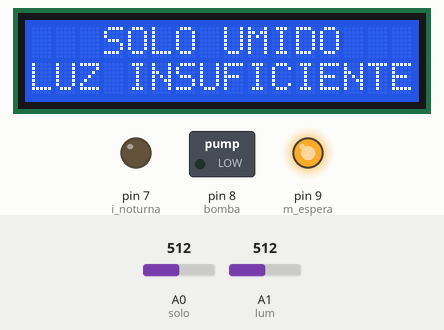
Simulated run of this sketch. Board: Arduino Uno, built with avr-gcc and run on an emulated ATmega328P. Shown: 16×2 character LCD, switched loads named in the sketch (green lamp = pin HIGH), output pins drawn as LEDs (lit = HIGH). Inputs (shaded band) come from the test bench; at power-on: A0 (solo) = 512, A1 (lum) = 512.

Above: at 5.3 s.
5.4 s: A0 (solo) set to 281
At 16.1 s:
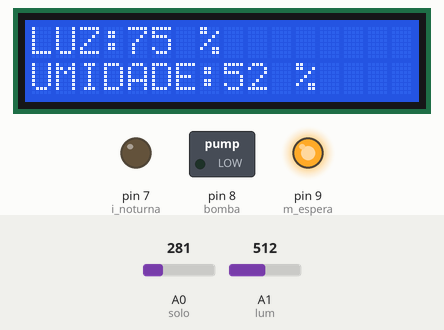
16.7 s: A0 (solo) set to 255
At 19.2 s:
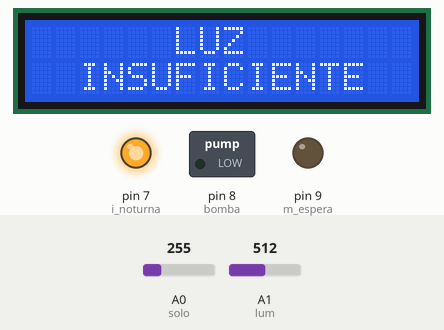
26.8 s: A1 (lum) set to 693
At 37.4 s:
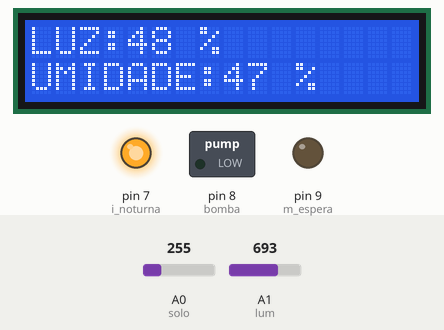
37.9 s: A1 (lum) set to 720
At 40.8 s:
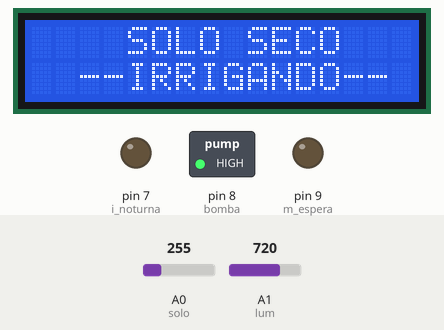
47.9 s: A0 (solo) set to 306
At 54.2 s:
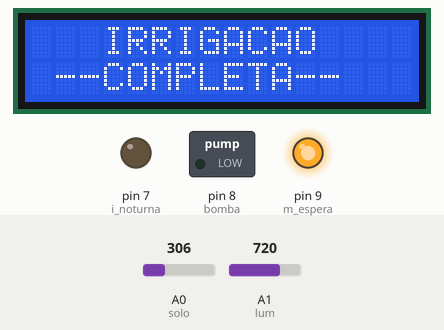
59.0 s: A1 (lum) set to 900
At 65.6 s:
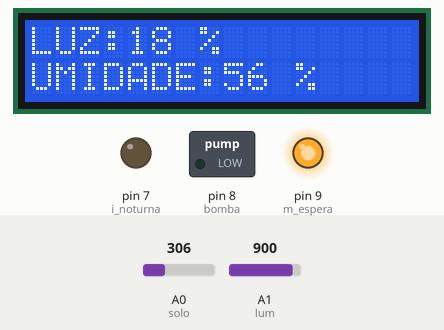
Timing chart, 0 to 67.1 s (numbered marks = the images above; inputs shaded):
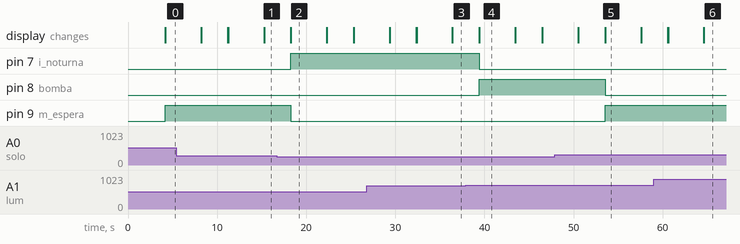

Measured:
- the behaviour switches between 270 and 269 on A0 (solo) (found by bisection; images 1 and 2)
- the behaviour switches between 711 and 712 on A1 (lum) (found by bisection; images 3 and 4)
- after the input at 16.7 s, pin 7 (i_noturna): LOW → HIGH after 1.6 s; pin 9 (m_espera): HIGH → LOW after 1.6 s; the display: first differs from a run without the input after 1.6 s (image 2)
- after the input at 37.9 s, pin 7 (i_noturna): HIGH → LOW after 1.5 s; pin 8 (bomba): LOW → HIGH after 1.5 s; the display: first differs from a run without the input after 1.5 s (image 4)
- after the input at 47.9 s, pin 8 (bomba): HIGH → LOW after 5.6 s; pin 9 (m_espera): LOW → HIGH after 5.6 s; the display: first differs from a run without the input after 5.6 s (image 5)
- what the display in image 2 shows lasts 4.0 s, from 18.3 s to 22.3 s

The sketch:

Codigo_gesliedson.ino
```cpp
// C++ code
//
#include <SoftwareSerial.h>
#include <LiquidCrystal_I2C.h>

LiquidCrystal_I2C lcd(32, 16, 2);

unsigned long tempo_bomba  = millis();
int tempo = 4000;
int bomba = 8;
int m_espera = 9;
int i_noturna = 7;

int solo = A0;
int soloUmidade;
int lum = A1;
int lumvalor;

void setup()
{

  lcd.begin(16,2);
  Serial.begin(9600);

  pinMode(bomba, OUTPUT);
  pinMode(m_espera, OUTPUT);
  pinMode(i_noturna, OUTPUT);

  pinMode(solo,INPUT);
  pinMode(lum, INPUT);

  lcd.init();

  lcd.backlight();
  lcd.leftToRight();
  lcd.setCursor(3,0);
  lcd.print("MONITOR DE");
  lcd.setCursor(1,1);
  lcd.print("UMIDADE E LUZ");
  delay(tempo);

}

void registros ()
{
  lcd.setCursor(0,0);
  lcd.print("LUZ: ");
  lcd.setCursor(4,0);
  lcd.print(lumvalor);
  lcd.setCursor(7,0);
  lcd.print("%");

  lcd.setCursor(0,1);
  lcd.print("UMIDADE: ");
  lcd.setCursor(8,1);
  lcd.print(soloUmidade);
  lcd.setCursor(11,1);
  lcd.print("%");

  delay(3000);
  lcd.clear();

}

void loop()
{


  tempo_bomba  = millis();
  // Sensor de umidade
  soloUmidade = analogRead(solo);
  soloUmidade = map(soloUmidade, 0,1023 ,0,190);
  //sensor de luminosidade
  lumvalor = analogRead(lum);

  lumvalor = map(lumvalor,0, 1017, 150,0);
  //Serial.print(lumvalor);
  //***********************************************//

  lcd.clear();

  if (soloUmidade < 50 && lumvalor <=45  )
  {
	 digitalWrite(m_espera, LOW);
     digitalWrite(bomba, HIGH);
     digitalWrite(i_noturna, LOW);


	 lcd.setCursor(4,0);
     lcd.print("SOLO SECO");
     lcd.setCursor(2,1);
     lcd.print("--IRRIGANDO--");
     delay(tempo);
     lcd.clear();

     registros ();

  }

  else if (soloUmidade >=50)
  {
    digitalWrite(bomba, LOW);

  }

  else
  {
    digitalWrite(bomba, LOW);
  }

  if (soloUmidade >= 50 && lumvalor <45)
  {
    digitalWrite(m_espera, HIGH);
    digitalWrite(bomba, LOW);
    digitalWrite(i_noturna, LOW);

    lcd.setCursor(3,0);
    lcd.print("IRRIGACAO");
    lcd.setCursor(1,1);
    lcd.print("--COMPLETA--");
    delay (tempo);
    lcd.clear();
    registros ();
  }

  else if ( soloUmidade < 50 && lumvalor  > 45)
  {
    digitalWrite(m_espera, LOW);
    digitalWrite(bomba, LOW);
    digitalWrite(i_noturna, HIGH);

    lcd.setCursor(6,0);
    lcd.print("LUZ");
    lcd.setCursor(2,1);
    lcd.print("INSUFICIENTE");
    delay (tempo);
    lcd.clear();
    registros ();
  }

  else if (soloUmidade >=50 && lumvalor > 45)
  {
    digitalWrite(m_espera, HIGH);
    digitalWrite(bomba, LOW);
    digitalWrite(i_noturna, LOW);

    lcd.setCursor(3,0);
    lcd.print("SOLO UMIDO");
    lcd.setCursor(0,1);
    lcd.print("LUZ INSUFICIENTE");
    delay (tempo);
    lcd.clear();
    registros ();
  }

 }
```
